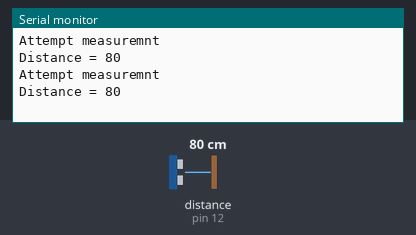
Bench run of a sketch on a simulated Arduino Uno, built with avr-gcc and run on an emulated ATmega328P. On the bench: the last lines printed to the serial monitor. Wiring (inferred from the names in the program): ultrasonic range finder: trigger pin 13; echo pin 12. The inputs (shaded band) are chosen by the test bench; at power-on: distance to the obstacle (sensor on pin 12) 80 cm. The echo pulse lasts 58.3 µs per cm.

Above: at 1.8 s.
1.9 s: distance to the obstacle (sensor on pin 12) set to 250 cm
At 2.8 s:
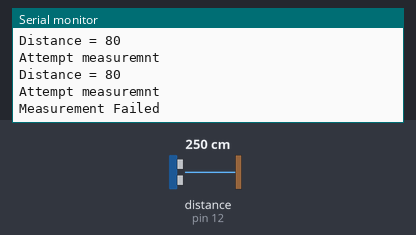
4.5 s: distance to the obstacle (sensor on pin 12) set to 2 cm
At 5.8 s:
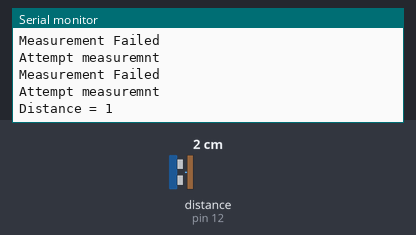
6.0 s: distance to the obstacle (sensor on pin 12) set to 299 cm
At 6.9 s:
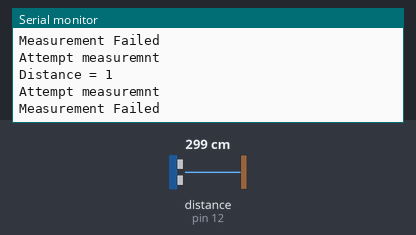

Measured:
- after the input at 1.9 s, the serial monitor: prints a new line after 0.13 s (image 1)
- after the input at 4.5 s, the serial monitor: prints a new line after 0.56 s (image 2)

The sketch:

Ultrasound4pinsTest.ino
```cpp
#include <UltrasoundSensor.h>

// define an object of type ParallaxPingProximitySensor
PingProximitySensor test_sensor;


void setup()
{
  Serial.begin(9600);

  // the following initializes the sensor (only needed once)
  int echosensorpin=12;
  int triggersensorpin=13;
  test_sensor.setup_PingProximitySensor(echosensorpin, triggersensorpin);

  // this initializes the serial comms (USB) used to print to screen

}

void loop()
{
  // the following performs ultrasound measurement and stores distance
  // in variable "measured_distance" (passed by reference);
  // the returned boolean value can be used to verify that the sensor worked correctly
  int waittimems=1000;
  int measured_distance;
  boolean measurment_success;

  Serial.println("Attempt measuremnt");
  measurment_success=test_sensor.SenseDistance(measured_distance);


    if(measurment_success)
    {
      //Serial.println("");
      Serial.print("Distance = ");
      Serial.println(measured_distance);
      Serial.println("");
    }
    else
      Serial.println("Measurement Failed");

    //prev_measured=measured_distance;

    delay(waittimems);

}


//if(measurment_success && ((measured_distance<=close_distance) || (measured_distance<(prev_measured))) )
```
